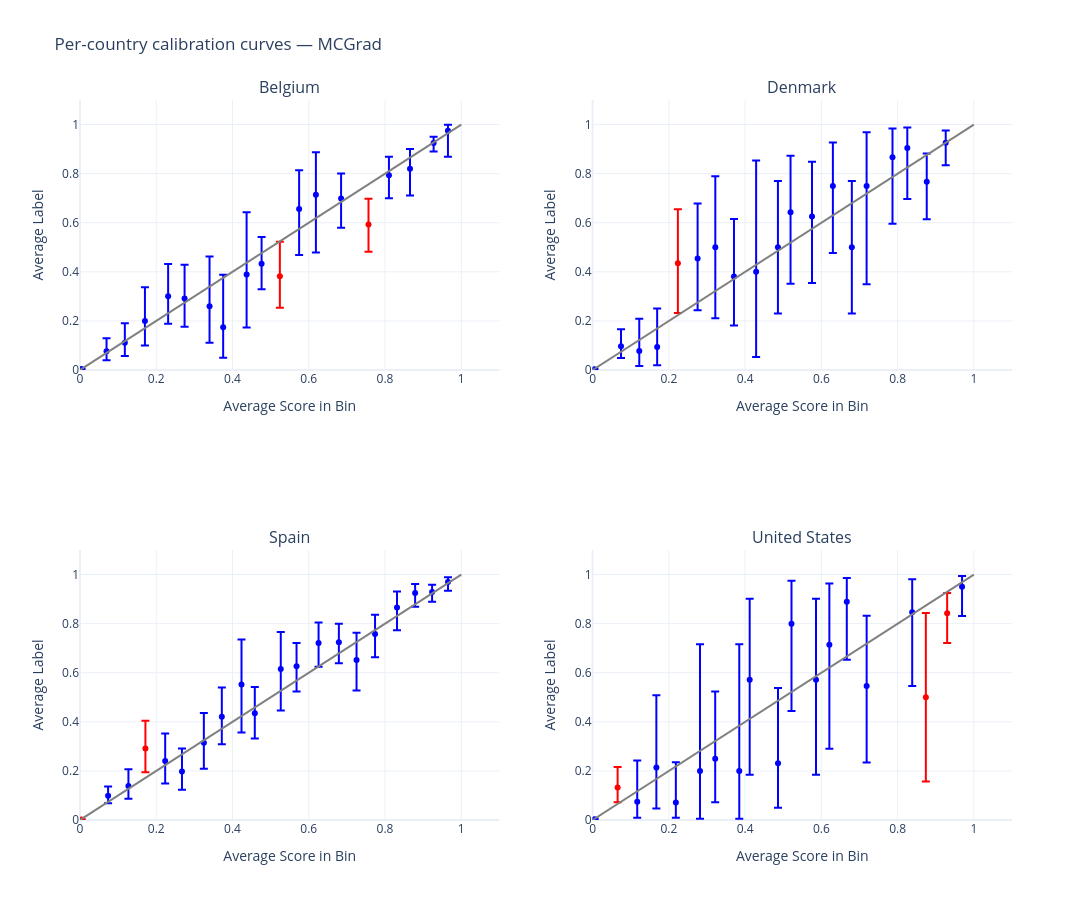

Notebook code cell kept with this figure:
### Markdown cell above
Per-country calibration curves after MCGrad:

### Code cell
plotting.plot_calibration_curve_by_segment(
    test_df,
    group_var='country',
    score_col=MCGRAD_SCORE_COLUMN,
    label_col=LABEL_COLUMN,
    n_cols=2,
).update_layout(
    title='Per-country calibration curves — MCGrad',
    width=1400, height=900,
)

### Figure 1 — Plotly figure (JSON) as saved in the notebook; plotly's stock layout.template omitted (floating-point values rounded to 4 significant figures)
{"data": [{"error_y": {"array": [0.001818, 0.05296, 0.07901, 0.1372, 0.1321, 0.1381, 0.2036, 0.2139, 0.2537, 0.1087, 0.158, 0.1729, 0.1019, 0.07546, 0.08076, 0.02606, 0.02437], "arrayminus": [0.00135, 0.03609, 0.05432, 0.0997, 0.1115, 0.1146, 0.1481, 0.1244, 0.2159, 0.1041, 0.1882, 0.236, 0.1186, 0.09413, 0.1084, 0.03395, 0.1066], "color": "blue", "type": "data", "visible": true}, "marker": {"color": "blue"}, "mode": "markers", "name": "Belgium (calibrated)", "type": "scatter", "x": [0.004018, 0.06965, 0.1176, 0.1703, 0.2312, 0.2743, 0.3398, 0.3755, 0.437, 0.4763, 0.5747, 0.6187, 0.6848, 0.8103, 0.8655, 0.9275, 0.9651], "xaxis": "x", "y": [0.003829, 0.07595, 0.1111, 0.2, 0.3, 0.2909, 0.2593, 0.1739, 0.3889, 0.4333, 0.6562, 0.7143, 0.6986, 0.7938, 0.8194, 0.9245, 0.975], "yaxis": "y"}, {"error_y": {"array": [0.1409, 0.1047], "arrayminus": [0.1277, 0.1113], "color": "red", "type": "data", "visible": true}, "marker": {"color": "red"}, "mode": "markers", "name": "Belgium (miscalibrated)", "type": "scatter", "x": [0.5242, 0.7567], "xaxis": "x", "y": [0.3818, 0.593], "yaxis": "y"}, {"error_y": {"array": [0.002587, 0.0696, 0.1318, 0.1565, 0.2233, 0.2891, 0.2347, 0.4534, 0.2696, 0.2295, 0.223, 0.1773, 0.2696, 0.2181, 0.1168, 0.08349, 0.115, 0.04995], "arrayminus": [0.001678, 0.04733, 0.06077, 0.07398, 0.2107, 0.2891, 0.1999, 0.3473, 0.2696, 0.2915, 0.2707, 0.2738, 0.2696, 0.4009, 0.2713, 0.2085, 0.1538, 0.091], "color": "blue", "type": "data", "visible": true}, "marker": {"color": "blue"}, "mode": "markers", "name": "Denmark (calibrated)", "type": "scatter", "x": [0.004901, 0.07444, 0.1224, 0.1693, 0.2754, 0.3219, 0.3708, 0.4289, 0.4861, 0.5192, 0.5754, 0.6302, 0.6799, 0.7187, 0.7866, 0.8254, 0.8764, 0.9262], "xaxis": "x2", "y": [0.003474, 0.09649, 0.07692, 0.09375, 0.4545, 0.5, 0.381, 0.4, 0.5, 0.6429, 0.625, 0.75, 0.5, 0.75, 0.8667, 0.9048, 0.7674, 0.9254], "yaxis": "y2"}, {"error_y": {"array": [0.2203], "arrayminus": [0.2029], "color": "red", "type": "data", "visible": true}, "marker": {"color": "red"}, "mode": "markers", "name": "Denmark (miscalibrated)", "type": "scatter", "x": [0.2237], "xaxis": "x2", "y": [0.4348], "yaxis": "y2"}, {"error_y": {"array": [0.03769, 0.06743, 0.1125, 0.09377, 0.122, 0.1188, 0.1838, 0.1074, 0.151, 0.09521, 0.08349, 0.07553, 0.1107, 0.07907, 0.06523, 0.03713, 0.02903, 0.0194], "arrayminus": [0.03014, 0.05194, 0.09113, 0.07435, 0.1058, 0.1124, 0.1948, 0.1031, 0.1692, 0.103, 0.09649, 0.0863, 0.1242, 0.09439, 0.09321, 0.05547, 0.04016, 0.035], "color": "blue", "type": "data", "visible": true}, "marker": {"color": "blue"}, "mode": "markers", "name": "Spain (calibrated)", "type": "scatter", "x": [0.07371, 0.127, 0.2234, 0.2674, 0.3248, 0.372, 0.4236, 0.4585, 0.5266, 0.568, 0.6257, 0.6789, 0.7253, 0.7738, 0.8314, 0.879, 0.9235, 0.9653], "xaxis": "x3", "y": [0.09846, 0.1389, 0.24, 0.1979, 0.3143, 0.4211, 0.5517, 0.4348, 0.6154, 0.6263, 0.7212, 0.7244, 0.6522, 0.7573, 0.8659, 0.9247, 0.9292, 0.9692], "yaxis": "y3"}, {"error_y": {"array": [0.00132, 0.113], "arrayminus": [0.00112, 0.09681], "color": "red", "type": "data", "visible": true}, "marker": {"color": "red"}, "mode": "markers", "name": "Spain (miscalibrated)", "type": "scatter", "x": [0.004574, 0.1716], "xaxis": "x3", "y": [0.002065, 0.2911], "yaxis": "y3"}, {"error_y": {"array": [0.002475, 0.1688, 0.2937, 0.1636, 0.5164, 0.2738, 0.5164, 0.3296, 0.3074, 0.1748, 0.3296, 0.249, 0.09736, 0.2871, 0.1346, 0.04389], "arrayminus": [0.001605, 0.06497, 0.1677, 0.06266, 0.1949, 0.1773, 0.1949, 0.3874, 0.1804, 0.3561, 0.3874, 0.4239, 0.236, 0.3117, 0.3006, 0.1192], "color": "blue", "type": "data", "visible": true}, "marker": {"color": "blue"}, "mode": "markers", "name": "United States (calibrated)", "type": "scatter", "x": [0.005317, 0.117, 0.1672, 0.2183, 0.2818, 0.3216, 0.3847, 0.412, 0.4863, 0.5217, 0.586, 0.621, 0.6667, 0.7188, 0.8383, 0.969], "xaxis": "x4", "y": [0.003323, 0.07407, 0.2143, 0.07143, 0.2, 0.25, 0.2, 0.5714, 0.2308, 0.8, 0.5714, 0.7143, 0.8889, 0.5455, 0.8462, 0.95], "yaxis": "y4"}, {"error_y": {"array": [0.0835, 0.343, 0.08306], "arrayminus": [0.06009, 0.343, 0.1208], "color": "red", "type": "data", "visible": true}, "marker": {"color": "red"}, "mode": "markers", "name": "United States (miscalibrated)", "type": "scatter", "x": [0.06562, 0.874, 0.9299], "xaxis": "x4", "y": [0.1327, 0.5, 0.8421], "yaxis": "y4"}], "layout": {"annotations": [{"font": {"size": 16}, "showarrow": false, "text": "Belgium", "x": 0.225, "xanchor": "center", "xref": "paper", "y": 1.0, "yanchor": "bottom", "yref": "paper"}, {"font": {"size": 16}, "showarrow": false, "text": "Denmark", "x": 0.775, "xanchor": "center", "xref": "paper", "y": 1.0, "yanchor": "bottom", "yref": "paper"}, {"font": {"size": 16}, "showarrow": false, "text": "Spain", "x": 0.225, "xanchor": "center", "xref": "paper", "y": 0.375, "yanchor": "bottom", "yref": "paper"}, {"font": {"size": 16}, "showarrow": false, "text": "United States", "x": 0.775, "xanchor": "center", "xref": "paper", "y": 0.375, "yanchor": "bottom", "yref": "paper"}], "height": 900, "shapes": [{"line": {"color": "Grey", "width": 2}, "type": "line", "x0": 0, "x1": 1, "xref": "x", "y0": 0, "y1": 1, "yref": "y"}, {"line": {"color": "Grey", "width": 2}, "type": "line", "x0": 0, "x1": 1, "xref": "x2", "y0": 0, "y1": 1, "yref": "y2"}, {"line": {"color": "Grey", "width": 2}, "type": "line", "x0": 0, "x1": 1, "xref": "x3", "y0": 0, "y1": 1, "yref": "y3"}, {"line": {"color": "Grey", "width": 2}, "type": "line", "x0": 0, "x1": 1, "xref": "x4", "y0": 0, "y1": 1, "yref": "y4"}], "showlegend": false, "title": {"text": "Per-country calibration curves — MCGrad"}, "width": 1400, "xaxis": {"anchor": "y", "domain": [0.0, 0.45], "range": [0, 1.1], "title": {"text": "Average Score in Bin"}}, "xaxis2": {"anchor": "y2", "domain": [0.55, 1.0], "range": [0, 1.1], "title": {"text": "Average Score in Bin"}}, "xaxis3": {"anchor": "y3", "domain": [0.0, 0.45], "range": [0, 1.1], "title": {"text": "Average Score in Bin"}}, "xaxis4": {"anchor": "y4", "domain": [0.55, 1.0], "range": [0, 1.1], "title": {"text": "Average Score in Bin"}}, "yaxis": {"anchor": "x", "domain": [0.625, 1.0], "range": [0, 1.1], "title": {"text": "Average Label"}}, "yaxis2": {"anchor": "x2", "domain": [0.625, 1.0], "range": [0, 1.1], "title": {"text": "Average Label"}}, "yaxis3": {"anchor": "x3", "domain": [0.0, 0.375], "range": [0, 1.1], "title": {"text": "Average Label"}}, "yaxis4": {"anchor": "x4", "domain": [0.0, 0.375], "range": [0, 1.1], "title": {"text": "Average Label"}}}}
